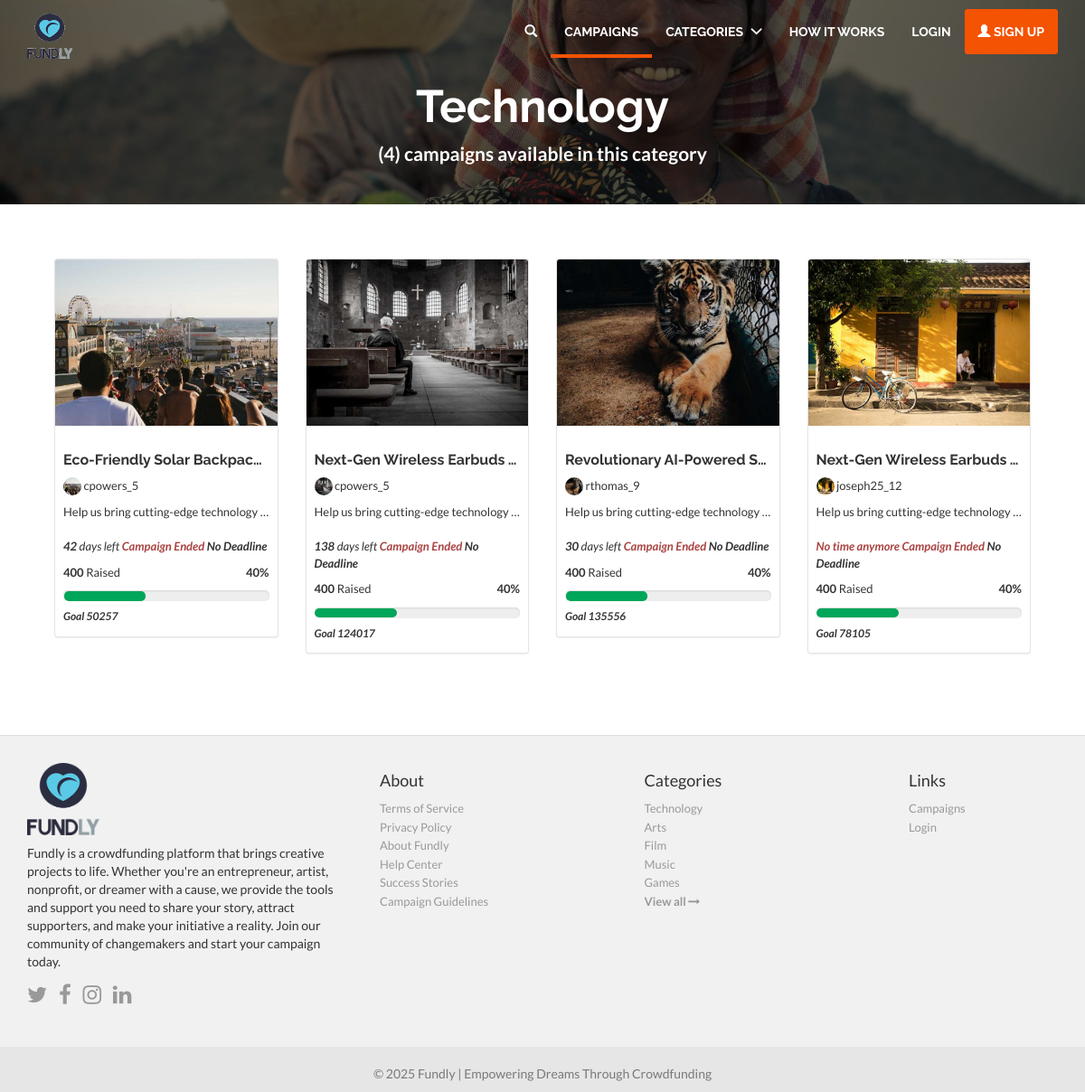
Page /campaigns-by-category/18 on the committed database.
### core/models.py (models this page shows, shortened)
class Category(models.Model):
    name = models.CharField(max_length=50, unique=True)
    slug = models.CharField(max_length=100, unique=True)
    image = models.ImageField(upload_to='categories', default="default.png")

### campaign/models.py (models this page shows, shortened)
class Campaign(models.Model):
    id = models.UUIDField(primary_key=True, default=uuid.uuid4, editable=False)
    title = models.CharField(max_length=255)
    description = models.TextField()
    user = models.ForeignKey(User, on_delete=models.DO_NOTHING)
    category = models.ForeignKey(Category, on_delete=models.CASCADE)
    date = models.DateTimeField(default=now, blank=True)
    status = models.CharField(max_length=20, default="pending")
    image = models.ImageField(upload_to="campaigns")
    goal = models.IntegerField()
    location = models.CharField(max_length=150)
    deadline = models.DateField()
    def image_url(self):
        return self.image.url if self.image else "https://placehold.co/600x400?text=No+Image"
    def days_remaining(self):
        delta = self.deadline - datetime.now().date()
        return delta.days

### accounts/models.py (models this page shows, shortened)
class User(AbstractUser):
    username = models.CharField(
        "username",
        max_length=50,
        unique=True,
        help_text="Required. 50 characters or fewer. Letters, digits and @/./+/-/_ only.",
        error_messages={
            "unique": "A user with this username already exists.",
        },
    )
    email = models.EmailField(
        unique=True,
        blank=False,
        error_messages={
            "unique": "A user with this email already exists.",
        },
    )
    status = models.CharField(max_length=20, default="active")
    avatar = models.ImageField(upload_to="avatars/", null=True, blank=True)
    country = models.ForeignKey(Country, on_delete=models.SET_NULL, null=True)
    USERNAME_FIELD = "email"
    REQUIRED_FIELDS = ["username"]

### core/views.py (the view)
# urls.py: path('campaigns-by-category/<int:pk>', CampaignsByCategoryView.as_view(), name="campaigns-by-category"),
class CampaignsByCategoryView(DetailView):
    model = Category
    template_name = "campaigns/campaigns-by-category.html"
    context_object_name = "category"
    object = None

### core/context_processors.py (called while the page is built)
def categories(request):
    cats = Category.objects.prefetch_related("campaign_set").all()[:5]
    return {'categories': cats}

### templates/campaigns/campaigns-by-category.html (shortened to what this page needs)
{% extends 'base.html' %}
{% block content %}
    <div class="jumbotron md index-header jumbotron_set jumbotron-cover">
        <div class="container wrap-jumbotron position-relative">
            <h2 class="title-site">{{ category.name }}</h2>
            <p class="subtitle-site"><strong>({{ category.campaign_set.count }}) campaigns available in this category</strong></p>
        </div>
    </div>
    <div class="container margin-bottom-40">
        <div class="col-md-12 margin-top-20 margin-bottom-20">
            {% if category.campaign_set.count > 0 %}
                {% for campaign in category.campaign_set.all %}
                    {% include 'includes/campaign.html' %}
                {% endfor %}
            {% endif %}
        </div>
    </div>
{% endblock %}

### templates/includes/campaign.html (shortened to what this page needs)
<div class="col-xs-12 col-sm-6 col-md-3 col-thumb">
    <div class="thumbnail padding-top-zero">
        <a class="position-relative btn-block img-grid" href="#">
            <img title="{{ campaign.title }}" src="{{ campaign.image_url }}" class="image-url img-responsive btn-block radius-image"/>
        </a>
        <div class="caption">
            <h1 class="title-campaigns font-default">
                <a title="{{ campaign.title }}" class="item-link" href="{% url 'campaign:campaign-detail' campaign.id %}">
                    {{ campaign.title }}
                </a>
            </h1>
            <p class="desc-campaigns">
                {% if campaign.user %}
                    <img src="{{ campaign.image_url }}" width="20" height="20" class="img-circle avatar-campaign"/> {{ campaign.user.username }}
                {% else %}
                    <img src="" width="20" height="20" class="img-circle avatar-campaign"/> User not available
                {% endif %}
            </p>
            <p class="desc-campaigns text-overflow">
                {{ campaign.description.strip|safe }}
            </p>
            <p class="desc-campaigns">
              <span class="stats-campaigns margin-bottom-zero">
                <em>
                  {% if campaign.deadline %}
                      {% if campaign.days_remaining > 0 %}
                          <strong>{{ campaign.days_remaining }}</strong> days left
                      {% elif campaign.days_remaining == 0 %}
                          <strong>Last Day</strong>
                      {% else %}
                          <strong class="text-danger">No time anymore</strong>
                      {% endif %}
                  {% endif %}
                    <strong class="text-danger">Campaign Ended</strong>
                    <strong>No Deadline</strong>
                </em>
              </span>
                <span class="stats-campaigns">
                    <span class="pull-left">
                        <strong>400</strong>
                        Raised
                    </span>
                    <span class="pull-right">
                        <strong>40%</strong>
                    </span>
                </span>
                <span class="progress">
                    <span class="percentage" style="width: 40%" aria-valuemin="0" aria-valuemax="100" role="progressbar"></span>
                </span>
            </p>
            <h6 class="margin-bottom-zero">
                <em><strong>Goal {{ campaign.goal }}</strong></em>
            </h6>
        </div>
    </div>
</div>

### templates/includes/footer.html
{% load static %}
<footer class="footer-main">
    <div class="container">
        <div class="row">
            <div class="col-md-4">
                <a href="{% url 'core:home' %}">
                    <img src="{% static 'img/logo.png' %}" style="height: 80px; width: 80px"/>
                </a>
                <p class="margin-tp-xs">Fundly is a crowdfunding platform that brings creative projects to life.
                    Whether you're an entrepreneur, artist, nonprofit, or dreamer with a cause, we provide the tools
                    and support you need to share your story, attract supporters, and make your initiative a reality.
                    Join our community of changemakers and start your campaign today.</p>
                <ul class="list-inline">
                    <li><a href="https://www.twitter.com/fundly" class="ico-social"><i class="fa fa-twitter"></i></a></li>
                    <li><a href="https://www.facebook.com/fundly" class="ico-social"><i class="fa fa-facebook"></i></a></li>
                    <li><a href="https://www.instagram.com/fundly" class="ico-social"><i class="fa fa-instagram"></i></a></li>
                    <li><a href="https://www.linkedin.com/company/fundly" class="ico-social"><i class="fa fa-linkedin"></i></a></li>
                </ul>
            </div>
            <div class="col-md-3 margin-tp-xs">
                <h4 class="margin-top-zero">About</h4>
                <ul class="list-unstyled">
                    <li><a class="link-footer" href="#">Terms of Service</a></li>
                    <li><a class="link-footer" href="#">Privacy Policy</a></li>
                    <li><a class="link-footer" href="#">About Fundly</a></li>
                    <li><a class="link-footer" href="#">Help Center</a></li>
                    <li><a class="link-footer" href="#">Success Stories</a></li>
                    <li><a class="link-footer" href="#">Campaign Guidelines</a></li>
                </ul>
            </div>
            <div class="col-md-3 margin-tp-xs">
                <h4 class="margin-top-zero">Categories</h4>
                <ul class="list-unstyled">
                    {% for category in categories %}
                        <li><a class="link-footer" href="{% url 'core:campaigns-by-category' category.id %}">{{ category.name }}</a></li>
                    {% endfor %}
                    <li><a class="link-footer" href="{% url 'core:categories' %}">
                        <strong>View all <i class="fa fa-long-arrow-right"></i></strong>
                    </a></li>
                </ul>
            </div>
            <div class="col-md-2 margin-tp-xs">
                <h4 class="margin-top-zero">Links</h4>
                <ul class="list-unstyled">
                    <li>
                        <a class="link-footer" href="#">Campaigns</a>
                    </li>
                    <li>
                        <a class="link-footer" href="{% url 'accounts:login' %}">Login</a>
                    </li>
                </ul>
            </div>
        </div>
    </div>
</footer>
<footer class="subfooter">
    <div class="container">
        <div class="row">
            <div class="col-md-12 text-center padding-top-20">
                <p>&copy; {% now "Y" %} Fundly | Empowering Dreams Through Crowdfunding</p>
            </div>
        </div>
    </div>
</footer>

### static/css/main.css (style rules this page uses)
html, body { height: 100%; }
li { list-style:none; }
a, a:focus, a:active, select, button, button:active, button:focus, .btn:focus, .btn:active:focus, .btn.active:focus, .btn.focus, .btn:active.focus, .btn.active.focus, input { outline: none; }
body a { color: #f45302; }
.font-default { font-family: "Raleway",Helvetica,Arial,sans-serif; }
.text-overflow { overflow: hidden; white-space: nowrap; text-overflow: ellipsis; }
.margin-bottom-zero { margin-bottom: 0 !important; }
.margin-top-zero { margin-top: 0 !important; }
.padding-top-zero { padding-top: 0 !important; }
.margin-top-20 { margin-top: 20px !important; }
.margin-bottom-20 { margin-bottom: 20px !important; }
.margin-bottom-40 { margin-bottom: 40px !important; }
.padding-top-20 { padding-top: 20px !important; }
body { font-family: "Lato", Helvetica, Arial, sans-serif; background-color: #FFF; }
.index-header { background: url('../img/header.jpg') no-repeat center center #D1D1D1; background-size: cover; position:relative; }
h1 { font-weight: bold; white-space: nowrap; text-overflow: ellipsis; overflow: hidden; }
a.item-link, a:hover.item-link, a:active.item-link, a:focus.item-link { color: #333; }
.link-footer { font-size: 13px; color: #999; }
.footer-main { width: 100%; background-color: #F1F1F1; padding: 30px 0; border-top: 1px solid #ddd; }
.subfooter { background-color: #e6e6e6; color: #797979; }
.margin-tp-xs { margin-top: 10px; }
.ico-social { font-size: 24px; color: #999; }
.col-thumb { margin-bottom: 10px; }
.position-relative { position: relative; }
@media (min-width: 768px) { .jumbotron.md { padding: 70px 0 25px; } }
.jumbotron_set { margin-bottom: 40px; }
@media screen and (min-width: 768px) { .jumbotron { padding: 150px 0; } }
h1.title-site, h2.title-site { font-family: "Raleway",Helvetica,Arial,sans-serif; color: #FFF; text-overflow: inherit; overflow: visible; white-space: normal; font-weight: bold; margin-top: 20px !important; text-align: center; }
h2.title-site { font-size: 50px; }
.subtitle-site { color: #FFF; text-align: center; }
.jumbotron-cover:before { content: ''; position: absolute; width: 100%; height: 100%; background: rgba(5,5,5,.6); left: 0; top: 0; }
.thumbnail { padding: 5px 0; border-color: rgba(0,0,0,.1) !important; -webkit-box-shadow: 0 1px 2px rgba(0,0,0,0.07); -moz-box-shadow: 0 1px 2px rgba(0,0,0,0.07); box-shadow: 0 1px 2px rgba(0,0,0,0.07); }
.radius-image { border-top-left-radius: 3px; border-top-right-radius: 3px; }
.title-campaigns { font-size: 16px; }
.desc-campaigns { font-size: 13px; }
.progress { background-color: #eee; border: 0 solid #d1d5d6; height: 12px; margin-bottom: .625rem; padding: .0625rem; border-radius: 5px; width: 100%; display: block; }
.percentage { background: #00a65a; display: block; height: 100%; float: left; width: 0; border-radius: 5px; }
.stats-campaigns { display: block; float: left; width: 100%; margin: 10px 0; }
.avatar-campaign { vertical-align: bottom; }

### rows in the picture
Category: name "Technology", campaign_set.count "4"
Campaign: image_url (picture), title "Eco-Friendly Solar Backpac…", user.username "cpowers_5", description.strip "Help us bring cutting-edge technology…", days_remaining "42", goal "50257"
Campaign: image_url (picture), title "Next-Gen Wireless Earbuds…", user.username "cpowers_5", description.strip "Help us bring cutting-edge technology…", days_remaining "138", goal "124017"
Campaign: image_url (picture), title "Revolutionary AI-Powered S…", user.username "rthomas_9", description.strip "Help us bring cutting-edge technology…", days_remaining "30", goal "135556"
Campaign: image_url (picture), title "Next-Gen Wireless Earbuds…", user.username "joseph25_12", description.strip "Help us bring cutting-edge technology…", deadline "No time anymore", goal "78105"
Category: name "Arts"
Category: name "Film"
Category: name "Music"
Category: name "Games"
